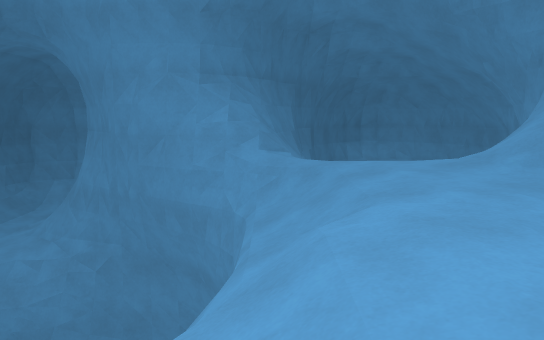
[1] (above)

17 first-person views from a walk through a 3-D level made in the Godot game engine. The camera is 1.5 m above the floor, tilts 8° down and sees 70° across. The floor is counted in squares, 1 m on a side. Each view is taken from the middle of a square. On the plan, view 1 faces up. The plan holds only what a view shows up to about 17 squares ahead; the rest is blank. The place goes on beyond the plan.

[2]
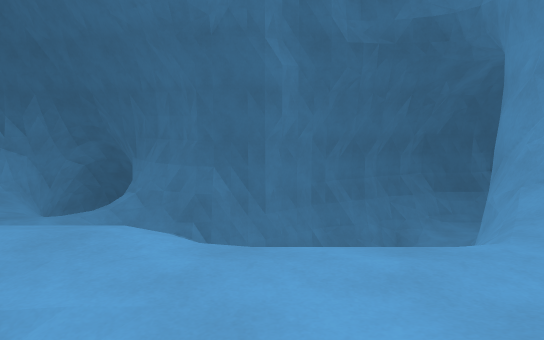

[3]
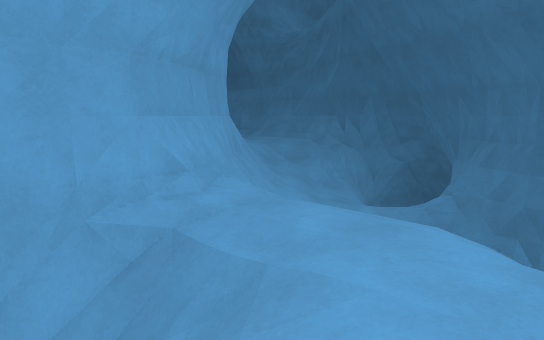

[4]
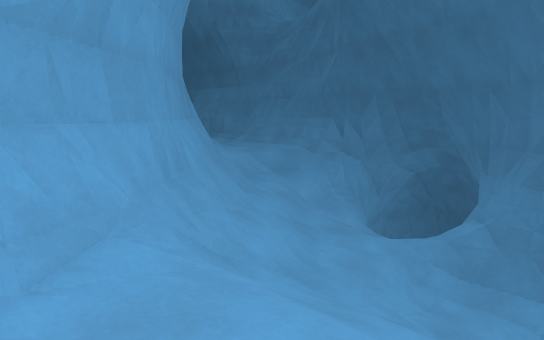

[5]
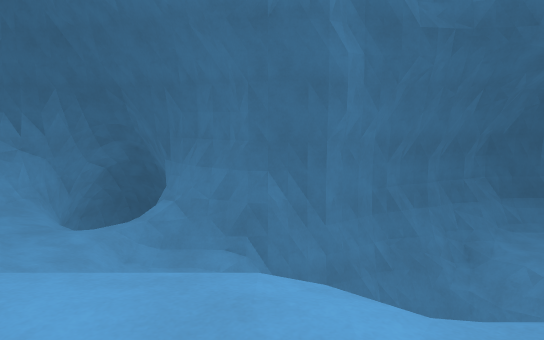

[6]
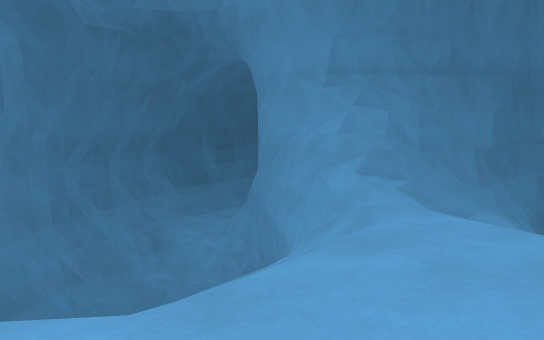

[7]
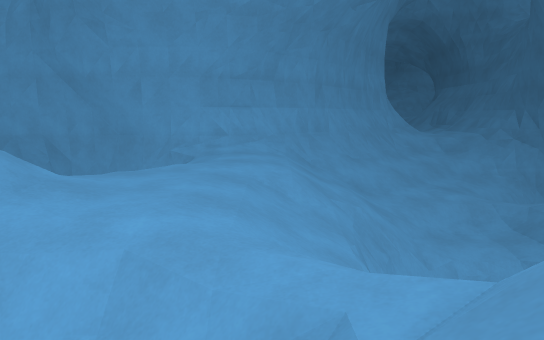

[8]
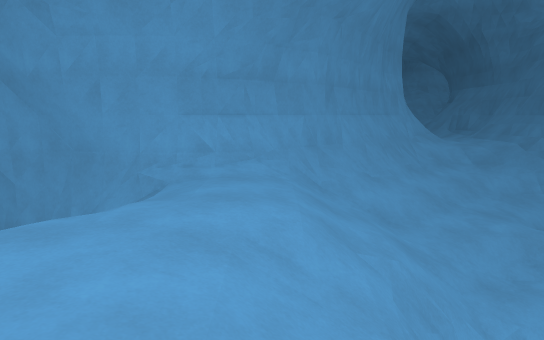

[9]
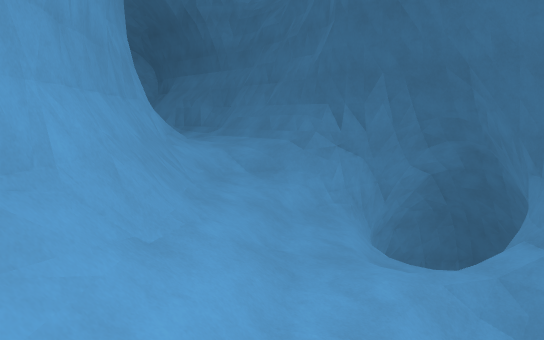

[10]
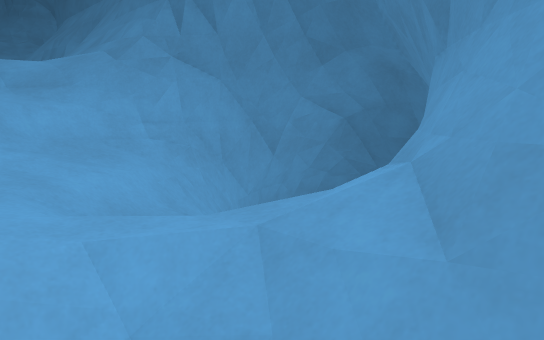

[11]
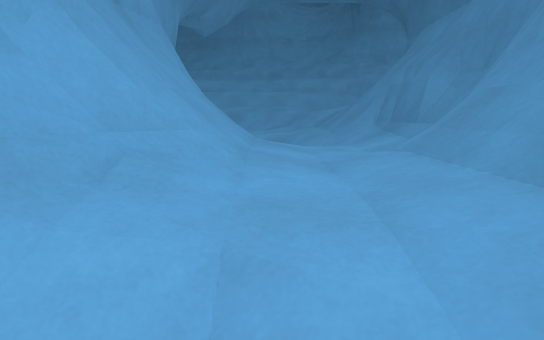

[12]
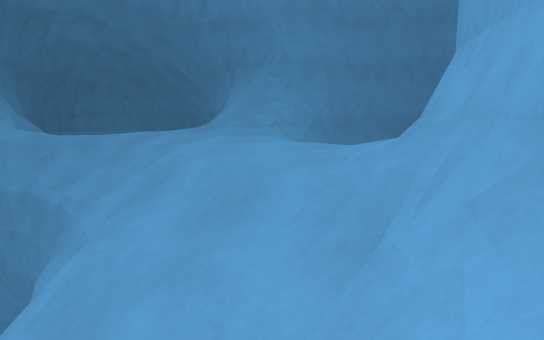

[13]
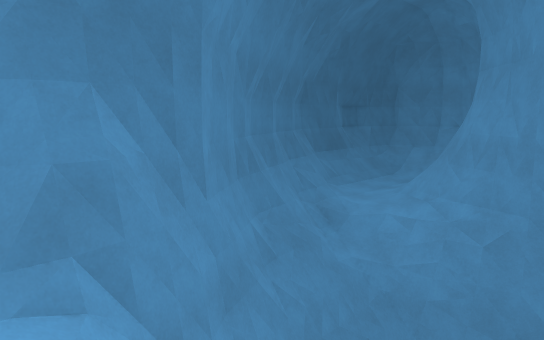

[14]
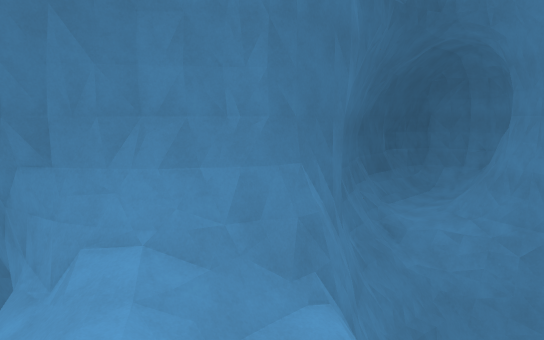

[15]
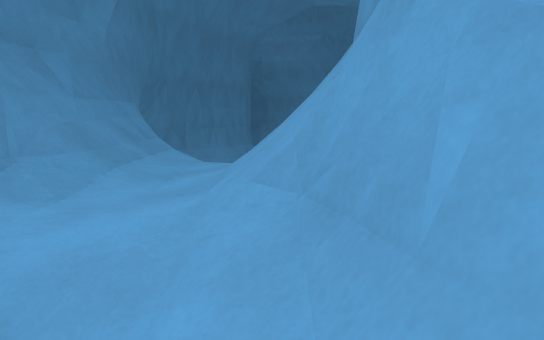

[16]
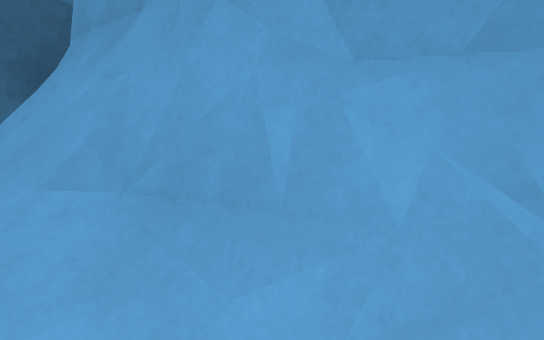

[17]
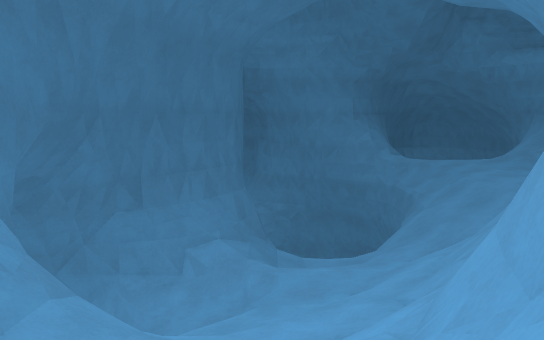

### Floor plan
Key: @ floor where view 1 was taken; # wall or solid block; . main floor; : floor 0.25 m higher than the main floor; - floor 1 m lower than the main floor; _ floor 1.75 m lower than the main floor; < floor 2 m lower than the main floor; ( floor 3 m lower than the main floor; ! floor 3.25 m lower than the main floor; / step, stairs or slope; = window, fence, low wall or low ledge; v drop or lower ground; O other object.
Columns run from 14 left of view 1 to 9 right of it. Each row starts with its distance up from view 1.
 17  #vvv =        ##
 16  #vvv v        #=
 15  #vvvvv##     ##=
 14  #vvvvvv##    ##/
 13  =#vvvvvv##  ##//
 12   ##vvvvvv#####/-
 11   =#vvvvv vv==#/     #
 10    #vvvv    vv/./// =#
  9    #vvvv     v//...//##
  8    ##vvv     v//..://##
  7     #vv      v//..://=##
  6     ##vv     v//..../vv
  5      ##v    vv//.../
  4       #v   vv///../
  3      ##v!v/////.../
  2      ##/((/////...//
  1     ##//((/////.:/=#v
  0 #####/<///////@/#######v
 -1 v vv////<<////###     #=
 -2     /(//<_///##
 -3     ///////=##
 -4 vvv==//////##
 -5 v####=////=##
 -6 v  ###/-/=##
 -7    #////O##
 -8    #/.//=#
 -9   ##/:./##
-10   #=/::=##
-11   #=/::/#
-12   ##/.:/#
-13   #=:.:/#
-14   ##:..=#
-15  ###///O#
-16  #=#// O##
-17  #=/////=#

Where each view was taken, in squares from view 1:
view 1: 0 up, 0 right, facing up
view 2: 6 up, 6 right, facing left
view 3: 6 up, 6 right, facing down-left
view 4: 4 up, 3 right, facing down-left
view 5: 4 up, 4 right, facing left
view 6: 4 up, 4 right, facing up-left
view 7: 13 up, 1 right, facing down
view 8: 10 up, 1 right, facing down
view 9: 2 up, 0 right, facing down-left
view 10: 2 up, 6 left, facing down-left
view 11: 6 down, 8 left, facing down
view 12: 2 down, 3 left, facing up-right
view 13: 2 up, 3 left, facing up-left
view 14: 2 down, 3 left, facing up-left
view 15: 17 down, 7 left, facing up
view 16: 17 down, 8 left, facing up-right
view 17: 11 down, 7 left, facing up
